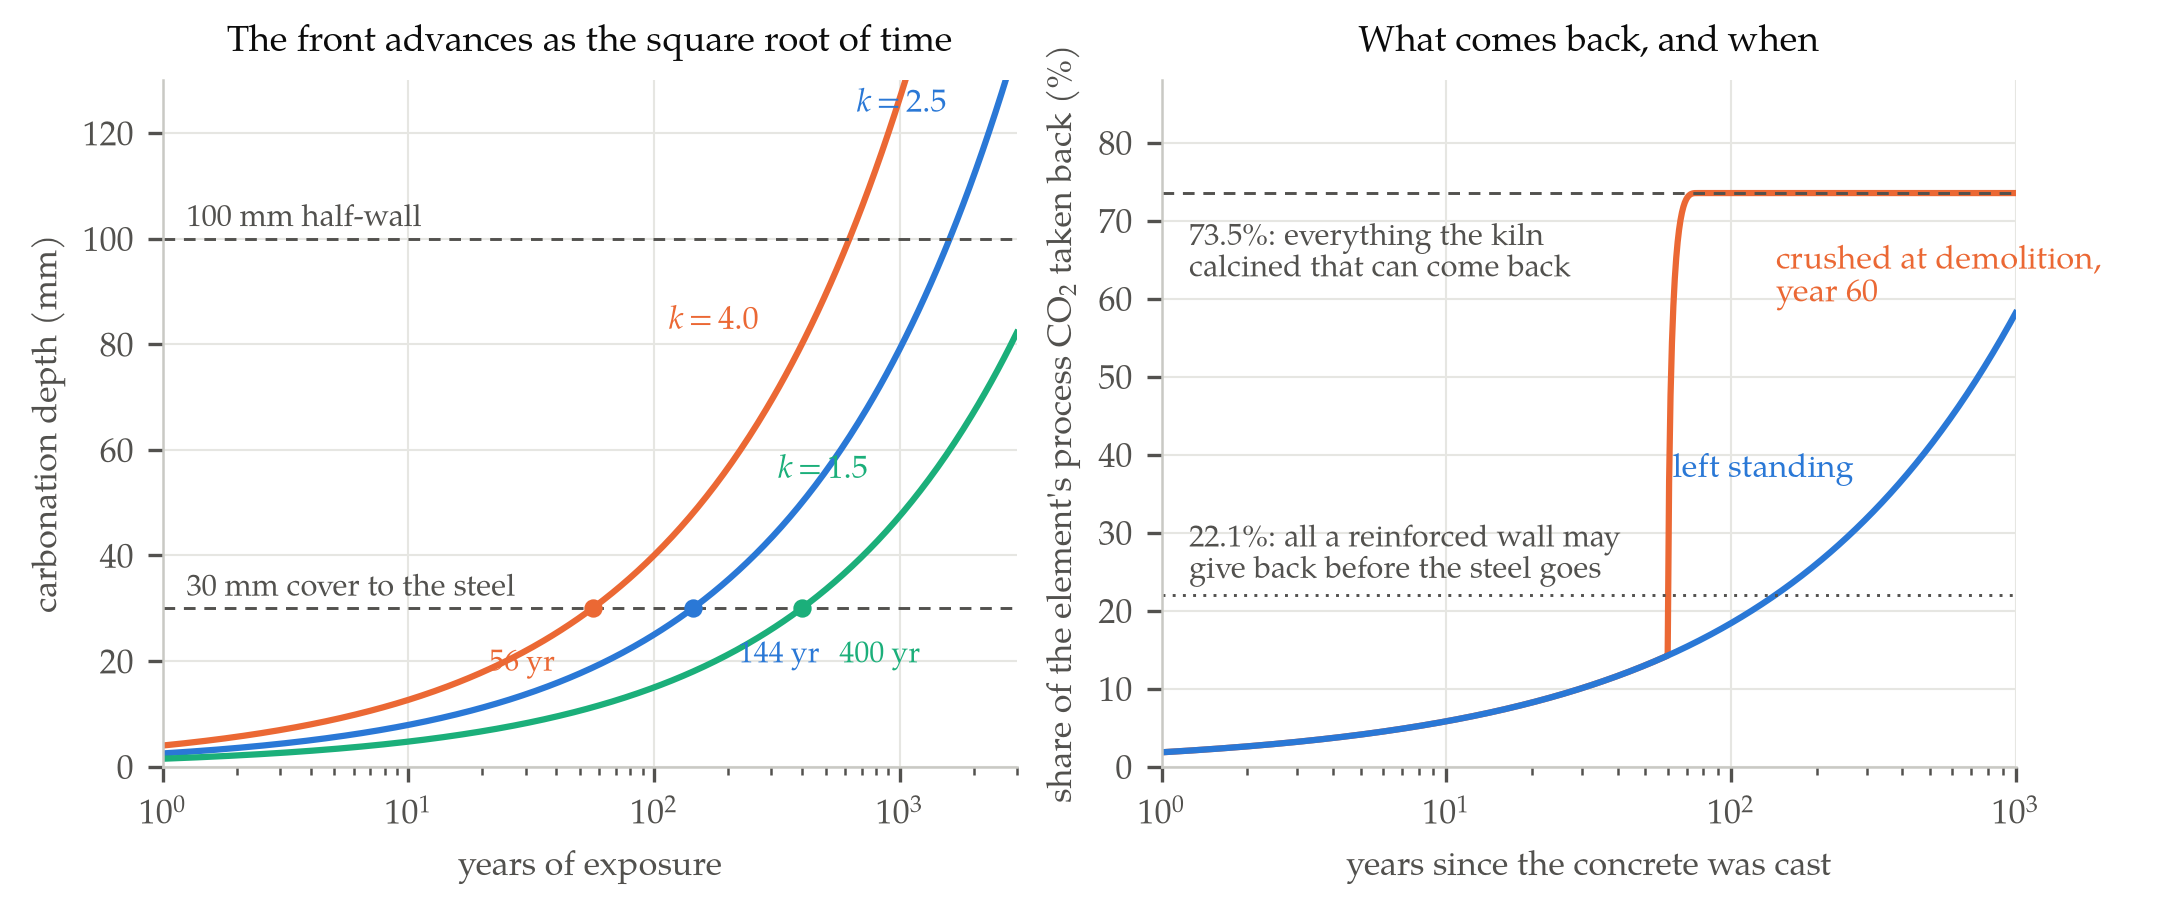

This figure's Python source:
"""Figure for report 024 — how far the carbonation front gets, and how much
carbon that actually returns.

Both panels describe the same cubic metre of structural concrete: 300 kg of
portland cement at a clinker ratio of 0.71 and 65 per cent CaO in the clinker,
so 138.5 kg of calcined lime and 110.8 kg of process CO2 released at the kiln.

Left panel — the front. Carbonation depth follows x = k sqrt(t), the solution
of a steady-state diffusion balance through the already-carbonated layer. Three
carbonation coefficients span the practical range: 1.5 mm/yr^0.5 for a dense
mix rained on, 2.5 for ordinary sheltered exposure, 4.0 for a porous mix in dry
indoor air. Two horizontal lines matter more than the curves: 30 mm, a typical
cover to the reinforcement, at which the steel depassivates and the structure
starts to fail; and 100 mm, the half-thickness of a 200 mm wall, which is what
full carbonation would require.

Right panel — the carbon. Fraction of the element's own process CO2 taken back,
for the same wall carbonating from both faces, and for the same concrete crushed
to 20 mm rubble at demolition in year 60 — same mix, same k, only the geometry
changes. The chemical ceiling is 73.5 per cent:
75 per cent of the calcined lime is carbonatable, and the IPCC's 1.02 kiln-dust
factor put 2 per cent of the emission somewhere the structure never sees. The
cover-depth ceiling is 30.1 per cent of the volume, 22.1 per cent of the carbon,
reached at 144 years — long after the structure is meant to be standing.

Palette: the blue/orange/green set already validated for this series (009-023),
all-pairs checked at print contrast. Series are labelled directly; this is print.
Run: python3 figures/024-carbonation-front-and-cap.py
"""
import matplotlib
matplotlib.use("Agg")
import matplotlib.font_manager as fm
import matplotlib.pyplot as plt
import numpy as np
import tempfile
from pathlib import Path

SERIF = "TeX Gyre Pagella"
BLUE, ORANGE, GREEN = "#2a78d6", "#eb6834", "#1baf7a"
INK, MUTED, GRIDC = "#0b0b0b", "#52514e", "#e6e6e2"


def use_vendored_pagella():
    """Register tools/fonts/texgyrepagella-*.woff2 with matplotlib.

    The repository vendors the faces on purpose, and matplotlib cannot read
    woff2 directly, so decompress them to ttf in a temporary directory and
    register those.
    """
    vendored = sorted((Path(__file__).resolve().parent.parent / "tools" / "fonts")
                      .glob("texgyrepagella-*.woff2"))
    if not vendored:
        return False
    try:
        from fontTools.ttLib import TTFont
    except ImportError:
        return False
    cache = Path(tempfile.mkdtemp(prefix="pagella-"))
    for src in vendored:
        face = TTFont(str(src))
        face.flavor = None
        dst = cache / (src.stem + ".ttf")
        face.save(str(dst))
        fm.fontManager.addfont(str(dst))
    return SERIF in {f.name for f in fm.fontManager.ttflist}


if not use_vendored_pagella() and SERIF not in {f.name for f in fm.fontManager.ttflist}:
    raise SystemExit("TeX Gyre Pagella unavailable: install fontTools and brotli "
                     "so the vendored woff2 faces in tools/fonts/ can be used.")

plt.rcParams.update({
    "font.family": "serif", "font.serif": [SERIF], "font.size": 8.2,
    "mathtext.fontset": "custom", "mathtext.rm": SERIF,
    "mathtext.it": f"{SERIF}:italic", "mathtext.bf": f"{SERIF}:bold",
    "mathtext.cal": SERIF, "mathtext.sf": SERIF, "mathtext.tt": SERIF,
    "axes.edgecolor": "#c9c9c4", "axes.linewidth": 0.6,
    "text.color": INK, "axes.labelcolor": MUTED, "xtick.color": MUTED,
    "ytick.color": MUTED, "figure.facecolor": "white", "savefig.facecolor": "white",
})

# ------------------------------------------------------------------ chemistry
M_CAO, M_CO2 = 56.0770, 44.009
CEMENT, CLINKER_RATIO, F_CAO, CKD = 300.0, 0.71, 0.65, 1.02
DEGREE = 0.75                      # carbonatable share of the calcined lime

CLINKER = CEMENT * CLINKER_RATIO
PROCESS = CLINKER * F_CAO * (M_CO2 / M_CAO) * CKD      # kg CO2 per m3, 110.8
CAP = DEGREE / CKD                                     # 0.735 of the process CO2

THICK, COVER, PARTICLE = 200.0, 30.0, 20.0             # mm
DEMOLITION = 60.0                                      # years
K_RUBBLE = 2.5                                         # same mix, only the geometry changes


def depth(t, k):
    return k * np.sqrt(t)


def wall_fraction(t, k, thickness=THICK):
    """Volume share of a slab carbonated from both faces."""
    return np.minimum(2.0 * depth(t, k) / thickness, 1.0)


def sphere_fraction(x, radius):
    """Volume share of a sphere carbonated to depth x from the surface."""
    x = np.minimum(x, radius)
    return 1.0 - ((radius - x) / radius) ** 3


# ------------------------------------------------------------------- figure
fig, (ax1, ax2) = plt.subplots(1, 2, figsize=(7.2, 3.05))

# ---- left: the front ----
t = np.logspace(0, np.log10(3000), 400)
for k, colour, lab, tlab, off in ((4.0, ORANGE, "$k = 4.0$", 380.0, (-9, 4)),
                                  (2.5, BLUE, "$k = 2.5$", 2300.0, (-10, 3)),
                                  (1.5, GREEN, "$k = 1.5$", 1100.0, (-10, 4))):
    ax1.plot(t, depth(t, k), color=colour, lw=1.5)
    ax1.annotate(lab, xy=(tlab, depth(tlab, k)), xytext=off,
                 textcoords="offset points", ha="right", va="bottom",
                 color=colour, fontsize=7.8)

for y, lab in ((COVER, "30 mm cover to the steel"), (THICK / 2, "100 mm half-wall")):
    ax1.axhline(y, color=MUTED, lw=0.7, ls=(0, (4, 3)))
    ax1.annotate(lab, xy=(1.25, y), xytext=(0, 3), textcoords="offset points",
                 color=MUTED, fontsize=7.4)

for k, colour in ((4.0, ORANGE), (2.5, BLUE), (1.5, GREEN)):
    ax1.plot([(COVER / k) ** 2], [COVER], "o", ms=3.4, color=colour, zorder=5)
ax1.annotate("56 yr", xy=((COVER / 4.0) ** 2, COVER), xytext=(-9, -15),
             textcoords="offset points", ha="right", color=ORANGE, fontsize=7.2)
ax1.annotate("144 yr", xy=((COVER / 2.5) ** 2, COVER), xytext=(11, -13),
             textcoords="offset points", ha="left", color=BLUE, fontsize=7.2)
ax1.annotate("400 yr", xy=((COVER / 1.5) ** 2, COVER), xytext=(9, -13),
             textcoords="offset points", ha="left", color=GREEN, fontsize=7.2)

ax1.set_xscale("log")
ax1.set_xlim(1, 3000)
ax1.set_ylim(0, 130)
ax1.set_xlabel("years of exposure")
ax1.set_ylabel("carbonation depth (mm)")
ax1.set_title("The front advances as the square root of time", fontsize=8.8, color=INK, pad=7)
ax1.grid(True, which="major", color=GRIDC, lw=0.5)
ax1.set_axisbelow(True)
ax1.spines["top"].set_visible(False)
ax1.spines["right"].set_visible(False)

# ---- right: the carbon ----
t2 = np.logspace(0, np.log10(1000), 600)
service = wall_fraction(t2, 2.5) * CAP

crushed = np.where(
    t2 <= DEMOLITION,
    wall_fraction(np.minimum(t2, DEMOLITION), 2.5) * CAP,
    np.maximum(
        wall_fraction(DEMOLITION, 2.5),
        sphere_fraction(depth(np.maximum(t2 - DEMOLITION, 0.0), K_RUBBLE), PARTICLE / 2),
    ) * CAP,
)

ax2.plot(t2, 100 * crushed, color=ORANGE, lw=1.5)
ax2.plot(t2, 100 * service, color=BLUE, lw=1.5)
ax2.axhline(100 * CAP, color=MUTED, lw=0.7, ls=(0, (4, 3)))
ax2.axhline(100 * (2 * COVER / THICK) * CAP, color=MUTED, lw=0.7, ls=(0, (1, 2.5)))

ax2.annotate("73.5%: everything the kiln\ncalcined that can come back",
             xy=(1.25, 100 * CAP), xytext=(0, -20), textcoords="offset points",
             color=MUTED, fontsize=7.4)
ax2.annotate("22.1%: all a reinforced wall may\ngive back before the steel goes",
             xy=(1.25, 100 * (2 * COVER / THICK) * CAP), xytext=(0, 4),
             textcoords="offset points", color=MUTED, fontsize=7.4)
ax2.annotate("crushed at demolition,\nyear 60", xy=(110, 100 * CAP),
             xytext=(8, -26), textcoords="offset points", ha="left",
             color=ORANGE, fontsize=7.8)
ax2.annotate("left standing", xy=(330, 100 * wall_fraction(330, 2.5) * CAP),
             xytext=(-6, 7), textcoords="offset points", ha="right",
             color=BLUE, fontsize=7.8)

ax2.set_xscale("log")
ax2.set_xlim(1, 1000)
ax2.set_ylim(0, 88)
ax2.set_xlabel("years since the concrete was cast")
ax2.set_ylabel("share of the element's process CO$_2$ taken back (%)")
ax2.set_title("What comes back, and when", fontsize=8.8, color=INK, pad=7)
ax2.grid(True, which="major", color=GRIDC, lw=0.5)
ax2.set_axisbelow(True)
ax2.spines["top"].set_visible(False)
ax2.spines["right"].set_visible(False)

fig.tight_layout(pad=0.7)
out = Path(__file__).resolve().parent / "024-carbonation-front-and-cap.png"
fig.savefig(out, dpi=300)
print(f"wrote {out}")
print(f"process CO2 = {PROCESS:.1f} kg/m3 ; chemical cap = {100*CAP:.1f}% ; "
      f"cover cap = {100*(2*COVER/THICK)*CAP:.1f}%")
print(f"service wall at 50/100 yr: {100*wall_fraction(50,2.5)*CAP:.1f}% / "
      f"{100*wall_fraction(100,2.5)*CAP:.1f}%")
